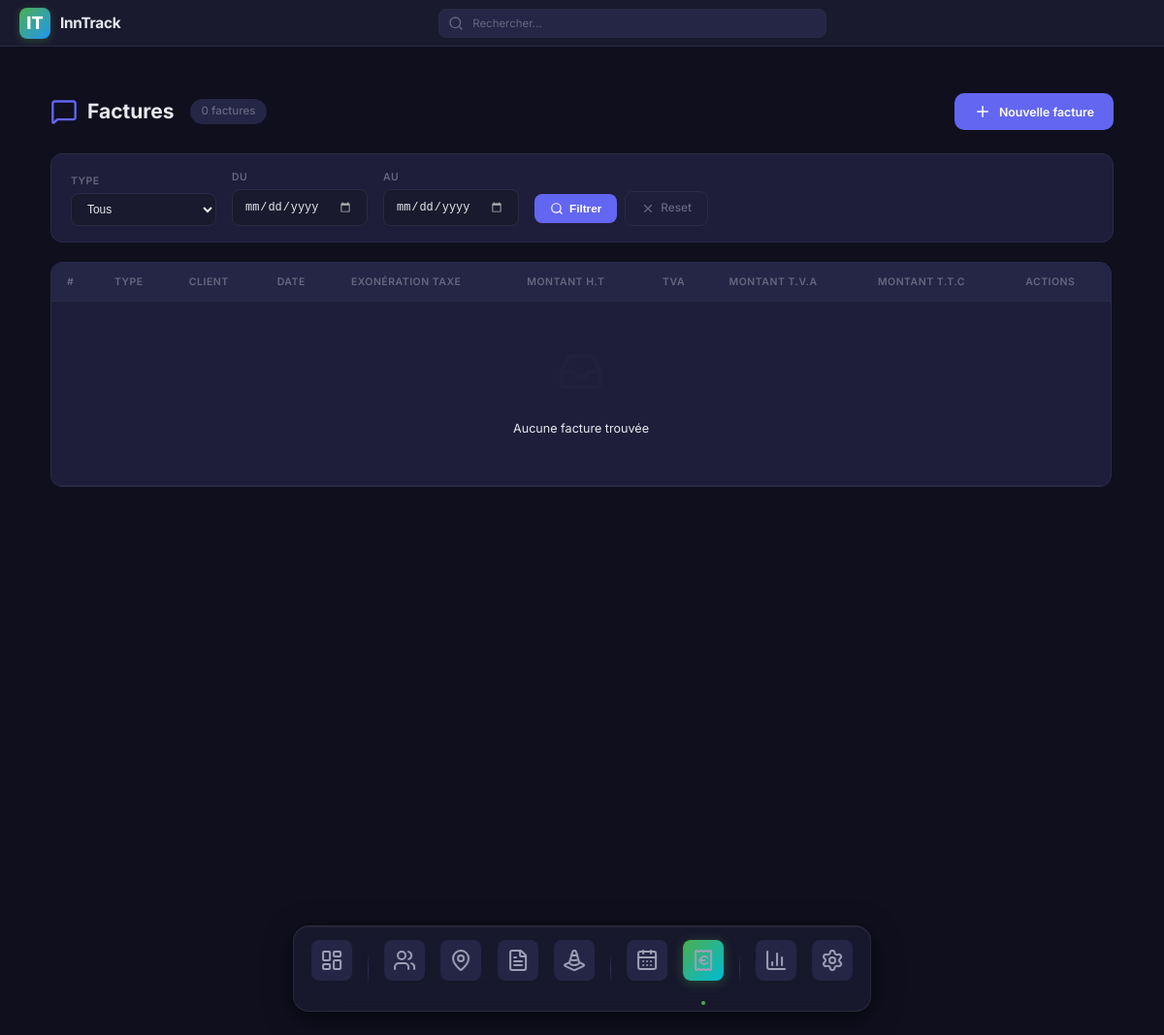
Page /factures/ on the earlier database version.
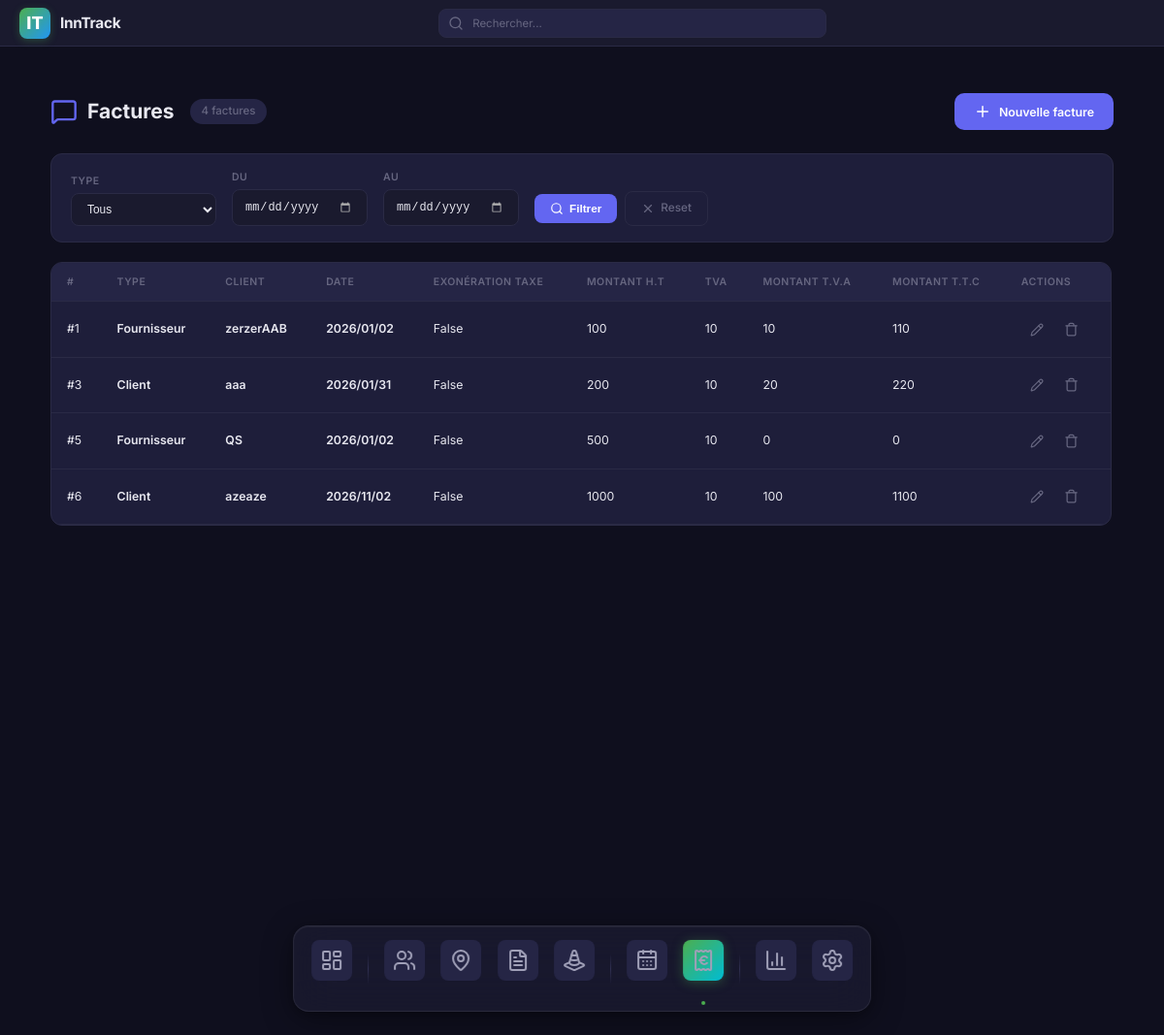
Same page on the later database version.
### demoApp/models.py (models this page shows, shortened)
class facture(models.Model):
    type_of_facture = [
        (FOURNISSEUR, "Fournisseur"),
        (CLIENT, "Client")
    ]
    type =  models.CharField(
        choices=type_of_facture,
        default=FOURNISSEUR,
        max_length=24
    )
    client = models.CharField(_("Client"),max_length=100,null=True,blank=True)
    number = models.CharField(_("Numéro"),max_length=100,null=True,blank=True)
    date = models.DateField(_("Date de facture"),null=True,blank=True)
    prestation = models.CharField(_("Prestation"),max_length=100,null=True,blank=True)
    taxe_exo = models.BooleanField(_("Exonération de taxe"),default=False)
    amount_ht = models.DecimalField(_("Montant H.T"),max_digits=6,decimal_places=0,max_length=10,null=True,blank=True,default=0)
    tva = models.DecimalField(_("TVA applicable"),null=True,blank=True,max_digits=3, decimal_places=0, default=Decimal(0), validators=PERCENTAGE_VALIDATOR)
    amount_tva = models.DecimalField(_("Montant T.V.A"),max_digits=6,decimal_places=0,max_length=10,null=True,blank=True,default=0)
    amount_ttc = models.DecimalField(_("Montant T.T.C"),max_digits=6,decimal_places=0,max_length=10,null=True,blank=True,default=0)

### demoApp/views.py (the view)
# urls.py: path('factures/', views.factures_list_view, name='factures_list'),
def factures_list_view(request):
    ff = Facture.objects.all().order_by('id')
    f_date_from = request.GET.get('date_from', '')
    f_date_to = request.GET.get('date_to', '')
    f_client = request.GET.get('client', '')
    f_type = request.GET.get('type', '')
    if f_client:
        ff = ff.filter(client=f_client)
    if f_type :
        ff = ff.filter(type=f_type)
    if f_date_from:
        ff = ff.filter(date__gte=f_date_from)
    elif f_date_to:
        ff = ff.filter(date__lte=f_date_to)
    type_choices = []
    try:
        type_choices = Facture._meta.get_field('type').choices or []
    except Exception:
        pass
    context = {
        'active_page': 'facture',
        'facture_list': ff,
        'type_choices' : type_choices,
        'facture_form': FactureForm(),
        'edit_facture_form': FactureForm(prefix='edit'),
        'current_filters': {
            'client': f_client,
            'type': f_type,
            'date_from': f_date_from,
            'date_to': f_date_to,
        },
    }
    return render(request, 'facture/facture_list.html', context)

### demoApp/forms.py
class FactureForm(forms.ModelForm):
    class Meta:
            model = facture
            fields = "__all__"
    def __init__(self, *args, **kwargs):
        super().__init__(*args, **kwargs)
        for field_name, field in self.fields.items():
            if isinstance(field, forms.DateField):
                field.widget = forms.DateInput(
                    attrs={
                        'class': 'form-input',
                        'type': 'date'
                    }
                )
            else:
                field.widget.attrs['class'] = 'form-input'

### demoApp/templates/facture/facture_list.html (shortened to what the changed rows need)
{% extends 'base.html' %}
{% load static %}
{% block extra_css %}
<link rel="stylesheet" href="{% static 'css/list-page.css' %}">
{% endblock %}
{% block content %}
<div class="list-page">
    <div class="page-header">
        <div class="page-header-left">
            <h1>
                <i data-lucide="message-square" style="width:28px;height:28px;"></i>
                Factures
            </h1>
            <span class="record-count">{{ facture_list|length }} facture{{ facture_list|length|pluralize }}</span>
        </div>
    </div>
    <div class="list-content">
        <div class="list-table-wrapper">
            <table class="list-table">
                <thead>
                    <tr>
                        <th>#</th>
                        <th>Type</th>
                        <th>Client</th>
                        <th>Date</th>
                        <th>Exonération Taxe</th>
                        <th>Montant H.T</th>
                        <th>TVA</th>
                        <th>Montant T.V.A</th>
                        <th>Montant T.T.C</th>
                        <th>Actions</th>
                    </tr>
                </thead>
                <tbody>
                    {% for f in facture_list %}
                    <tr class="facture-row" data-id="{{ f.pk }}">
                        <td class="cell-sub">#{{ f.pk }}</td>
                        <td class="cell-main">{{ f.type }}</td>
                        <td class="cell-main">{{ f.client }}</td>
                        <td class="cell-main">{{ f.date|date:"Y/m/d" }}</td>
                        <td class="cell-sub">{{ f.taxe_exo }}</td>
                        <td class="cell-sub">{{ f.amount_ht }}</td>
                        <td class="cell-sub">{{ f.tva }}</td>
                        <td class="cell-sub">{{ f.amount_tva }}</td>
                        <td class="cell-sub">{{ f.amount_ttc }}</td>
                        <td>
                            <div class="action-buttons">
                                <button class="btn-icon" title="Modifier" onclick="event.stopPropagation(); openEditFactureModal({{ f.id }})">
                                    <i data-lucide="pencil" style="width:14px;height:14px;"></i>
                                </button>
                                <button class="btn-icon btn-icon-delete" onclick="openDeleteFacture({{ f.id }}, '{{ f.client }}')" title="Supprimer">
                                    <svg xmlns="http://www.w3.org/2000/svg" width="15" height="15" viewBox="0 0 24 24" fill="none"
                                        stroke="currentColor" stroke-width="2" stroke-linecap="round" stroke-linejoin="round">
                                        <path d="M3 6h18"/><path d="M19 6v14c0 1-1 2-2 2H7c-1 0-2-1-2-2V6"/>
                                        <path d="M8 6V4c0-1 1-2 2-2h4c1 0 2 1 2 2v2"/>
                                    </svg>
                                </button>
                            </div>
                        </td>
                    </tr>
                    {% empty %}
                    <tr>
                        <td colspan="13" class="empty-state">
                            <i data-lucide="inbox" style="width:48px;height:48px;opacity:0.3;"></i>
                            <p>Aucune facture trouvée</p>
                        </td>
                    </tr>
                    {% endfor %}
                </tbody>
            </table>
        </div>
    </div>
</div>
{% endblock %}

Differences in the rows shown:
added facture: pk "1", type "Fournisseur", client "zerzerAAB", date "2026/01/02", taxe_exo "False", amount_ht "100", tva "10", amount_tva "10", amount_ttc "110"
added facture: pk "3", type "Client", client "aaa", date "2026/01/31", taxe_exo "False", amount_ht "200", tva "10", amount_tva "20", amount_ttc "220"
added facture: pk "5", type "Fournisseur", client "QS", date "2026/01/02", taxe_exo "False", amount_ht "500", tva "10", amount_tva "0", amount_ttc "0"
added facture: pk "6", type "Client", client "azeaze", date "2026/11/02", taxe_exo "False", amount_ht "1000", tva "10", amount_tva "100", amount_ttc "1100"
Other differences:
{{ facture_list|length }}: "0" → "4"
text no longer shown: "Aucune facture trouvée"
